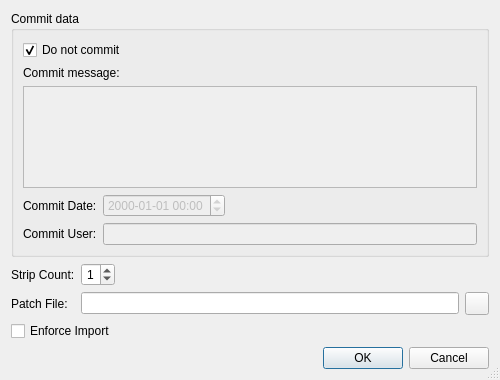
<?xml version="1.0" encoding="UTF-8"?>
<ui version="4.0">
 <class>HgImportDialog</class>
 <widget class="QDialog" name="HgImportDialog">
  <property name="geometry">
   <rect>
    <x>0</x>
    <y>0</y>
    <width>500</width>
    <height>380</height>
   </rect>
  </property>
  <property name="windowTitle">
   <string>Import Patch</string>
  </property>
  <property name="sizeGripEnabled">
   <bool>true</bool>
  </property>
  <layout class="QGridLayout" name="gridLayout_2">
   <item row="0" column="0" colspan="2">
    <widget class="QGroupBox" name="groupBox_2">
     <property name="title">
      <string>Commit data</string>
     </property>
     <layout class="QVBoxLayout" name="verticalLayout">
      <item>
       <widget class="QCheckBox" name="noCommitCheckBox">
        <property name="toolTip">
         <string>Select to not commit the imported patch</string>
        </property>
        <property name="text">
         <string>Do not commit</string>
        </property>
        <property name="checked">
         <bool>true</bool>
        </property>
       </widget>
      </item>
      <item>
       <widget class="QLabel" name="label_3">
        <property name="text">
         <string>Commit message:</string>
        </property>
       </widget>
      </item>
      <item>
       <widget class="QPlainTextEdit" name="messageEdit">
        <property name="enabled">
         <bool>false</bool>
        </property>
        <property name="toolTip">
         <string>Enter the commit message or leave empty to use the default one</string>
        </property>
        <property name="tabChangesFocus">
         <bool>true</bool>
        </property>
       </widget>
      </item>
      <item>
       <layout class="QGridLayout" name="gridLayout">
        <item row="0" column="0">
         <widget class="QLabel" name="label">
          <property name="text">
           <string>Commit Date:</string>
          </property>
         </widget>
        </item>
        <item row="0" column="1">
         <widget class="QDateTimeEdit" name="dateEdit">
          <property name="enabled">
           <bool>false</bool>
          </property>
          <property name="toolTip">
           <string>Enter optional date for the commit</string>
          </property>
          <property name="displayFormat">
           <string notr="true">yyyy-MM-dd HH:mm</string>
          </property>
          <property name="calendarPopup">
           <bool>false</bool>
          </property>
         </widget>
        </item>
        <item row="0" column="2">
         <spacer name="horizontalSpacer_2">
          <property name="orientation">
           <enum>Qt::Horizontal</enum>
          </property>
          <property name="sizeHint" stdset="0">
           <size>
            <width>40</width>
            <height>20</height>
           </size>
          </property>
         </spacer>
        </item>
        <item row="1" column="0">
         <widget class="QLabel" name="label_2">
          <property name="text">
           <string>Commit User:</string>
          </property>
         </widget>
        </item>
        <item row="1" column="1" colspan="2">
         <widget class="QLineEdit" name="userEdit">
          <property name="enabled">
           <bool>false</bool>
          </property>
          <property name="toolTip">
           <string>Enter optional user for the commit</string>
          </property>
         </widget>
        </item>
       </layout>
      </item>
     </layout>
    </widget>
   </item>
   <item row="1" column="0">
    <widget class="QLabel" name="label_4">
     <property name="text">
      <string>Strip Count:</string>
     </property>
    </widget>
   </item>
   <item row="1" column="1">
    <layout class="QHBoxLayout" name="horizontalLayout">
     <item>
      <widget class="QSpinBox" name="stripSpinBox">
       <property name="toolTip">
        <string>Enter number of leading directories to strip off (default 1)</string>
       </property>
       <property name="alignment">
        <set>Qt::AlignRight|Qt::AlignTrailing|Qt::AlignVCenter</set>
       </property>
       <property name="maximum">
        <number>9</number>
       </property>
       <property name="value">
        <number>1</number>
       </property>
      </widget>
     </item>
     <item>
      <spacer name="horizontalSpacer">
       <property name="orientation">
        <enum>Qt::Horizontal</enum>
       </property>
       <property name="sizeHint" stdset="0">
        <size>
         <width>118</width>
         <height>20</height>
        </size>
       </property>
      </spacer>
     </item>
    </layout>
   </item>
   <item row="2" column="0">
    <widget class="QLabel" name="label_5">
     <property name="text">
      <string>Patch File:</string>
     </property>
    </widget>
   </item>
   <item row="2" column="1">
    <layout class="QHBoxLayout" name="horizontalLayout_2">
     <item>
      <widget class="QLineEdit" name="patchFileEdit">
       <property name="toolTip">
        <string>Enter the name of the patch file</string>
       </property>
      </widget>
     </item>
     <item>
      <widget class="QToolButton" name="patchFileButton">
       <property name="toolTip">
        <string>Press to select the patch file via a file selection dialog</string>
       </property>
      </widget>
     </item>
    </layout>
   </item>
   <item row="3" column="0" colspan="2">
    <widget class="QCheckBox" name="forceCheckBox">
     <property name="toolTip">
      <string>Select to enforce the import</string>
     </property>
     <property name="text">
      <string>Enforce Import</string>
     </property>
    </widget>
   </item>
   <item row="4" column="0" colspan="2">
    <widget class="QDialogButtonBox" name="buttonBox">
     <property name="orientation">
      <enum>Qt::Horizontal</enum>
     </property>
     <property name="standardButtons">
      <set>QDialogButtonBox::Cancel|QDialogButtonBox::Ok</set>
     </property>
    </widget>
   </item>
  </layout>
 </widget>
 <tabstops>
  <tabstop>noCommitCheckBox</tabstop>
  <tabstop>messageEdit</tabstop>
  <tabstop>dateEdit</tabstop>
  <tabstop>userEdit</tabstop>
  <tabstop>stripSpinBox</tabstop>
  <tabstop>patchFileEdit</tabstop>
  <tabstop>patchFileButton</tabstop>
  <tabstop>forceCheckBox</tabstop>
  <tabstop>buttonBox</tabstop>
 </tabstops>
 <resources/>
 <connections>
  <connection>
   <sender>buttonBox</sender>
   <signal>accepted()</signal>
   <receiver>HgImportDialog</receiver>
   <slot>accept()</slot>
   <hints>
    <hint type="sourcelabel">
     <x>257</x>
     <y>364</y>
    </hint>
    <hint type="destinationlabel">
     <x>157</x>
     <y>274</y>
    </hint>
   </hints>
  </connection>
  <connection>
   <sender>buttonBox</sender>
   <signal>rejected()</signal>
   <receiver>HgImportDialog</receiver>
   <slot>reject()</slot>
   <hints>
    <hint type="sourcelabel">
     <x>325</x>
     <y>364</y>
    </hint>
    <hint type="destinationlabel">
     <x>286</x>
     <y>274</y>
    </hint>
   </hints>
  </connection>
  <connection>
   <sender>noCommitCheckBox</sender>
   <signal>toggled(bool)</signal>
   <receiver>messageEdit</receiver>
   <slot>setDisabled(bool)</slot>
   <hints>
    <hint type="sourcelabel">
     <x>70</x>
     <y>44</y>
    </hint>
    <hint type="destinationlabel">
     <x>95</x>
     <y>113</y>
    </hint>
   </hints>
  </connection>
  <connection>
   <sender>noCommitCheckBox</sender>
   <signal>toggled(bool)</signal>
   <receiver>dateEdit</receiver>
   <slot>setDisabled(bool)</slot>
   <hints>
    <hint type="sourcelabel">
     <x>121</x>
     <y>41</y>
    </hint>
    <hint type="destinationlabel">
     <x>134</x>
     <y>202</y>
    </hint>
   </hints>
  </connection>
  <connection>
   <sender>noCommitCheckBox</sender>
   <signal>toggled(bool)</signal>
   <receiver>userEdit</receiver>
   <slot>setDisabled(bool)</slot>
   <hints>
    <hint type="sourcelabel">
     <x>228</x>
     <y>48</y>
    </hint>
    <hint type="destinationlabel">
     <x>230</x>
     <y>229</y>
    </hint>
   </hints>
  </connection>
 </connections>
</ui>
